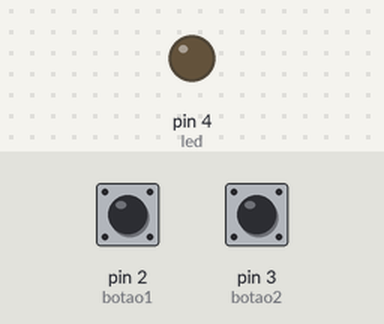
A sketch run on a simulated Arduino Uno, built with avr-gcc and run on an emulated ATmega328P. Parts: output pins drawn as LEDs (lit = HIGH). The test bench sets the inputs (shaded band); at power-on: pin 2 (botao1) LOW, pin 3 (botao2) HIGH.

Above: at 1.2 s.
1.3 s: pin 2 (botao1) pulled HIGH for 0.15 s
At 1.6 s:
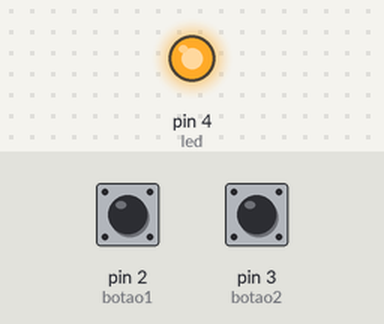
2.9 s: pin 3 (botao2) pulled LOW for 0.15 s
At 4.0 s:
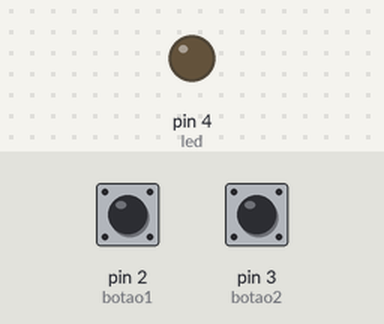
4.5 s: pin 2 (botao1) pulled HIGH for 1 s
At 5.2 s:
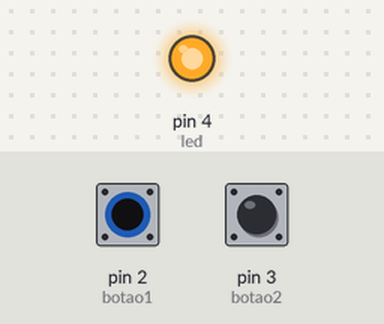
Timing chart, 0 to 7.5 s (numbered marks = the images above; inputs shaded):
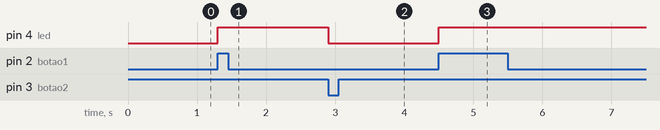

Measured:
- after the input at 1.3 s, pin 4 (led): LOW → HIGH at once
- after the input at 2.9 s, pin 4 (led): HIGH → LOW at once
- after the input at 4.5 s, pin 4 (led): LOW → HIGH at once

The sketch:

1led2botoes.ino
```cpp
// C++ code
//
const int botao1 = 2;
const int botao2 = 3;
const int led = 4;

int var1;
int var2;

void setup()
{
  pinMode(2,INPUT);
  pinMode(3,INPUT);
  pinMode (led, OUTPUT);
  //Serial.begin (9600);
}

void loop()
{
  var1 = digitalRead (botao1);
  var2 = digitalRead (botao2);

  if(var1) {
    digitalWrite(led, HIGH);
  }
  if(!var2) {
    digitalWrite (led, LOW);
  }
}
```
